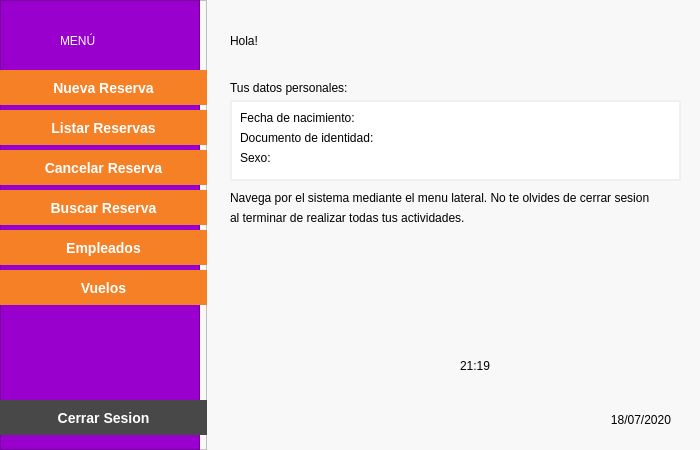
<?xml version="1.0" encoding="UTF-8"?>
<ui version="4.0">
 <class>MainView</class>
 <widget class="QWidget" name="MainView">
  <property name="geometry">
   <rect>
    <x>0</x>
    <y>0</y>
    <width>700</width>
    <height>450</height>
   </rect>
  </property>
  <property name="windowTitle">
   <string>Form</string>
  </property>
  <property name="styleSheet">
   <string notr="true">background-color: rgb(248, 248, 248);
font: 12pt &quot;Roboto&quot;;</string>
  </property>
  <widget class="QFrame" name="frame">
   <property name="geometry">
    <rect>
     <x>0</x>
     <y>0</y>
     <width>207</width>
     <height>450</height>
    </rect>
   </property>
   <property name="styleSheet">
    <string notr="true">background-color: rgb(248, 248, 248);</string>
   </property>
   <property name="frameShape">
    <enum>QFrame::StyledPanel</enum>
   </property>
   <property name="frameShadow">
    <enum>QFrame::Raised</enum>
   </property>
   <widget class="QFrame" name="frame_2">
    <property name="geometry">
     <rect>
      <x>0</x>
      <y>0</y>
      <width>200</width>
      <height>450</height>
     </rect>
    </property>
    <property name="styleSheet">
     <string notr="true">background-color: rgb(153, 0, 206);</string>
    </property>
    <property name="frameShape">
     <enum>QFrame::StyledPanel</enum>
    </property>
    <property name="frameShadow">
     <enum>QFrame::Raised</enum>
    </property>
    <widget class="QLabel" name="label">
     <property name="geometry">
      <rect>
       <x>60</x>
       <y>20</y>
       <width>91</width>
       <height>41</height>
      </rect>
     </property>
     <property name="styleSheet">
      <string notr="true">font: 800 24pt &quot;Roboto&quot;;
color: #FFFFFF;</string>
     </property>
     <property name="text">
      <string>MENÚ</string>
     </property>
    </widget>
   </widget>
   <widget class="QPushButton" name="btnNuevaReserva">
    <property name="geometry">
     <rect>
      <x>0</x>
      <y>70</y>
      <width>207</width>
      <height>35</height>
     </rect>
    </property>
    <property name="cursor">
     <cursorShape>PointingHandCursor</cursorShape>
    </property>
    <property name="styleSheet">
     <string notr="true">QPushButton{
background-color: #F58026;
color: #FFFFFF;
font-size: 14px;
font-weight: bold;
border: none;
cursor: pointer;
}

QPushButton:hover{
background-color: #ED6E0C;
}

QPushButton:pressed{
background-color: #F68B38;
}</string>
    </property>
    <property name="text">
     <string>Nueva Reserva</string>
    </property>
   </widget>
   <widget class="QPushButton" name="btnListarReservas">
    <property name="geometry">
     <rect>
      <x>0</x>
      <y>110</y>
      <width>207</width>
      <height>35</height>
     </rect>
    </property>
    <property name="cursor">
     <cursorShape>PointingHandCursor</cursorShape>
    </property>
    <property name="styleSheet">
     <string notr="true">QPushButton{
background-color: #F58026;
color: #FFFFFF;
font-size: 14px;
font-weight: bold;
border: none;
cursor: pointer;
}

QPushButton:hover{
background-color: #ED6E0C;
}

QPushButton:pressed{
background-color: #F68B38;
}</string>
    </property>
    <property name="text">
     <string>Listar Reservas</string>
    </property>
   </widget>
   <widget class="QPushButton" name="btnCancelarReserva">
    <property name="geometry">
     <rect>
      <x>0</x>
      <y>150</y>
      <width>207</width>
      <height>35</height>
     </rect>
    </property>
    <property name="cursor">
     <cursorShape>PointingHandCursor</cursorShape>
    </property>
    <property name="styleSheet">
     <string notr="true">QPushButton{
background-color: #F58026;
color: #FFFFFF;
font-size: 14px;
font-weight: bold;
border: none;
cursor: pointer;
}

QPushButton:hover{
background-color: #ED6E0C;
}

QPushButton:pressed{
background-color: #F68B38;
}</string>
    </property>
    <property name="text">
     <string>Cancelar Reserva</string>
    </property>
   </widget>
   <widget class="QPushButton" name="btnBuscarReserva">
    <property name="geometry">
     <rect>
      <x>0</x>
      <y>190</y>
      <width>207</width>
      <height>35</height>
     </rect>
    </property>
    <property name="cursor">
     <cursorShape>PointingHandCursor</cursorShape>
    </property>
    <property name="styleSheet">
     <string notr="true">QPushButton{
background-color: #F58026;
color: #FFFFFF;
font-size: 14px;
font-weight: bold;
border: none;
cursor: pointer;
}

QPushButton:hover{
background-color: #ED6E0C;
}

QPushButton:pressed{
background-color: #F68B38;
}</string>
    </property>
    <property name="text">
     <string>Buscar Reserva</string>
    </property>
   </widget>
   <widget class="QPushButton" name="btnEmpleados">
    <property name="geometry">
     <rect>
      <x>0</x>
      <y>230</y>
      <width>207</width>
      <height>35</height>
     </rect>
    </property>
    <property name="cursor">
     <cursorShape>PointingHandCursor</cursorShape>
    </property>
    <property name="styleSheet">
     <string notr="true">QPushButton{
background-color: #F58026;
color: #FFFFFF;
font-size: 14px;
font-weight: bold;
border: none;
cursor: pointer;
}

QPushButton:hover{
background-color: #ED6E0C;
}

QPushButton:pressed{
background-color: #F68B38;
}</string>
    </property>
    <property name="text">
     <string>Empleados</string>
    </property>
   </widget>
   <widget class="QPushButton" name="btnVuelos">
    <property name="geometry">
     <rect>
      <x>0</x>
      <y>270</y>
      <width>207</width>
      <height>35</height>
     </rect>
    </property>
    <property name="cursor">
     <cursorShape>PointingHandCursor</cursorShape>
    </property>
    <property name="styleSheet">
     <string notr="true">QPushButton{
background-color: #F58026;
color: #FFFFFF;
font-size: 14px;
font-weight: bold;
border: none;
cursor: pointer;
}

QPushButton:hover{
background-color: #ED6E0C;
}

QPushButton:pressed{
background-color: #F68B38;
}</string>
    </property>
    <property name="text">
     <string>Vuelos</string>
    </property>
   </widget>
   <widget class="QPushButton" name="btnCerrarSesion">
    <property name="geometry">
     <rect>
      <x>0</x>
      <y>400</y>
      <width>207</width>
      <height>35</height>
     </rect>
    </property>
    <property name="cursor">
     <cursorShape>PointingHandCursor</cursorShape>
    </property>
    <property name="styleSheet">
     <string notr="true">QPushButton{
background-color: #484848;
color: #FFFFFF;
font-size: 14px;
font-weight: bold;
border: none;
cursor: pointer;
}

QPushButton:hover{
 background-color: #F94E4E;
}

QPushButton:pressed{
	background-color: #EE2525;
}</string>
    </property>
    <property name="text">
     <string>Cerrar Sesion</string>
    </property>
   </widget>
  </widget>
  <widget class="QLabel" name="label_2">
   <property name="geometry">
    <rect>
     <x>230</x>
     <y>30</y>
     <width>71</width>
     <height>21</height>
    </rect>
   </property>
   <property name="styleSheet">
    <string notr="true">font: 800 22pt &quot;Roboto&quot;;</string>
   </property>
   <property name="text">
    <string>Hola!</string>
   </property>
  </widget>
  <widget class="QLabel" name="lblUserName">
   <property name="geometry">
    <rect>
     <x>310</x>
     <y>30</y>
     <width>281</width>
     <height>21</height>
    </rect>
   </property>
   <property name="styleSheet">
    <string notr="true"> 
font: 20pt &quot;Roboto&quot;;</string>
   </property>
   <property name="text">
    <string>&lt;UserName&gt;</string>
   </property>
  </widget>
  <widget class="QLabel" name="label_3">
   <property name="geometry">
    <rect>
     <x>230</x>
     <y>80</y>
     <width>131</width>
     <height>16</height>
    </rect>
   </property>
   <property name="styleSheet">
    <string notr="true">font: 10pt &quot;Roboto&quot;;</string>
   </property>
   <property name="text">
    <string>Tus datos personales:</string>
   </property>
  </widget>
  <widget class="QFrame" name="frame_3">
   <property name="geometry">
    <rect>
     <x>230</x>
     <y>100</y>
     <width>451</width>
     <height>81</height>
    </rect>
   </property>
   <property name="styleSheet">
    <string notr="true">QFrame{
background-color: rgb(255, 255, 255);
border: 2px solid #F0F0F0;
}</string>
   </property>
   <property name="frameShape">
    <enum>QFrame::StyledPanel</enum>
   </property>
   <property name="frameShadow">
    <enum>QFrame::Raised</enum>
   </property>
   <widget class="QLabel" name="label_4">
    <property name="geometry">
     <rect>
      <x>10</x>
      <y>10</y>
      <width>131</width>
      <height>16</height>
     </rect>
    </property>
    <property name="styleSheet">
     <string notr="true">font: 800 10pt &quot;Roboto&quot;;
border: none;</string>
    </property>
    <property name="text">
     <string>Fecha de nacimiento:</string>
    </property>
   </widget>
   <widget class="QLabel" name="label_5">
    <property name="geometry">
     <rect>
      <x>10</x>
      <y>30</y>
      <width>151</width>
      <height>16</height>
     </rect>
    </property>
    <property name="styleSheet">
     <string notr="true">font: 800 10pt &quot;Roboto&quot;;
border: none;</string>
    </property>
    <property name="text">
     <string>Documento de identidad:</string>
    </property>
   </widget>
   <widget class="QLabel" name="label_6">
    <property name="geometry">
     <rect>
      <x>10</x>
      <y>50</y>
      <width>151</width>
      <height>16</height>
     </rect>
    </property>
    <property name="styleSheet">
     <string notr="true">font: 800 10pt &quot;Roboto&quot;;
border: none;</string>
    </property>
    <property name="text">
     <string>Sexo:</string>
    </property>
   </widget>
   <widget class="QLabel" name="lblUserFecNac">
    <property name="geometry">
     <rect>
      <x>200</x>
      <y>10</y>
      <width>151</width>
      <height>16</height>
     </rect>
    </property>
    <property name="styleSheet">
     <string notr="true">font: 10pt &quot;Roboto&quot;;
border: none;</string>
    </property>
    <property name="text">
     <string>&lt;user-fec-nac&gt;</string>
    </property>
   </widget>
   <widget class="QLabel" name="lblUserDoc">
    <property name="geometry">
     <rect>
      <x>200</x>
      <y>30</y>
      <width>151</width>
      <height>16</height>
     </rect>
    </property>
    <property name="styleSheet">
     <string notr="true">font: 10pt &quot;Roboto&quot;;
border: none;</string>
    </property>
    <property name="text">
     <string>&lt;user-doc&gt;</string>
    </property>
   </widget>
   <widget class="QLabel" name="lblUserSexo">
    <property name="geometry">
     <rect>
      <x>200</x>
      <y>50</y>
      <width>151</width>
      <height>16</height>
     </rect>
    </property>
    <property name="styleSheet">
     <string notr="true">font: 10pt &quot;Roboto&quot;;
border: none;</string>
    </property>
    <property name="text">
     <string>&lt;user-sexo&gt;</string>
    </property>
   </widget>
  </widget>
  <widget class="QLabel" name="label_7">
   <property name="geometry">
    <rect>
     <x>230</x>
     <y>190</y>
     <width>461</width>
     <height>16</height>
    </rect>
   </property>
   <property name="styleSheet">
    <string notr="true">font: 10pt &quot;Roboto&quot;;</string>
   </property>
   <property name="text">
    <string>Navega por el sistema mediante el menu lateral. No te olvides de cerrar sesion</string>
   </property>
  </widget>
  <widget class="QLabel" name="label_8">
   <property name="geometry">
    <rect>
     <x>230</x>
     <y>210</y>
     <width>461</width>
     <height>16</height>
    </rect>
   </property>
   <property name="styleSheet">
    <string notr="true">font: 10pt &quot;Roboto&quot;;</string>
   </property>
   <property name="text">
    <string>al terminar de realizar todas tus actividades.</string>
   </property>
  </widget>
  <widget class="QLabel" name="lblUserType">
   <property name="geometry">
    <rect>
     <x>520</x>
     <y>300</y>
     <width>151</width>
     <height>20</height>
    </rect>
   </property>
   <property name="text">
    <string>&lt;User-Type&gt;</string>
   </property>
   <property name="alignment">
    <set>Qt::AlignRight|Qt::AlignTrailing|Qt::AlignVCenter</set>
   </property>
  </widget>
  <widget class="QLabel" name="lblTime">
   <property name="geometry">
    <rect>
     <x>460</x>
     <y>330</y>
     <width>221</width>
     <height>71</height>
    </rect>
   </property>
   <property name="styleSheet">
    <string notr="true">font: 800 64pt &quot;Roboto&quot;;</string>
   </property>
   <property name="text">
    <string>21:19</string>
   </property>
  </widget>
  <widget class="QLabel" name="lblDate">
   <property name="geometry">
    <rect>
     <x>520</x>
     <y>410</y>
     <width>151</width>
     <height>20</height>
    </rect>
   </property>
   <property name="styleSheet">
    <string notr="true">font: 800 10pt &quot;Roboto&quot;;</string>
   </property>
   <property name="text">
    <string>18/07/2020</string>
   </property>
   <property name="alignment">
    <set>Qt::AlignRight|Qt::AlignTrailing|Qt::AlignVCenter</set>
   </property>
  </widget>
 </widget>
 <resources/>
 <connections/>
</ui>
